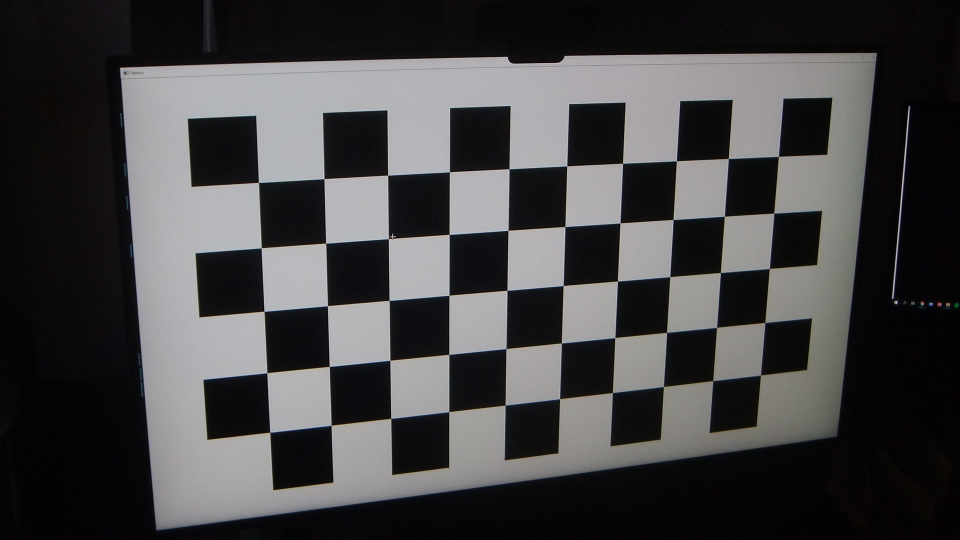
//> input picture Calibration/data/CalibrationLeft/DSCF0457_L.JPG, 1920 x 1080 px (shown at 1/2 size)
$ ./calibration   (built with g++ and OpenCV 4)
//> lines starting //> are read from the running program, lines starting //| are printed output that depends on the picture; after the words box and inside, x2 and y2 are one past the last pixel; in counts of white or black regions, pixels touching at a corner belong together; pictures that were not available may be replaced by others from this repository, and a replacement may not be noted
#include <opencv2/opencv.hpp>
#include <sstream>
#include <string>
#include <vector>
#include <iomanip> // For std::setfill and std::setw
#include <iostream>

static int displayCheckerBoardPattern() {
	// Setup OpenCV Windows, make them resizable
	cv::namedWindow("Left", cv::WINDOW_NORMAL);
	cv::namedWindow("Right", cv::WINDOW_NORMAL);

	const cv::Size patternSize(10, 5); // Number of internal corners per a chessboard row and column

	// Storage for detected corners for later calibration
	std::vector<std::vector<cv::Point2f>> allCornersLeft;
	std::vector<std::vector<cv::Point2f>> allCornersRight;
	// Store name of images where corners were not detected
	std::vector<std::string> failedImagesLeft;
	std::vector<std::string> failedImagesRight;

	for (int i = 457; i < 476; ++i) {

		// ----- Read in the left image ----
		std::ostringstream pathStreamL;
		pathStreamL << "data/CalibrationLeft/DSCF"
			<< std::setfill('0') << std::setw(4) << i
			<< "_L.JPG";
		std::string fnameL = pathStreamL.str(); // Converts the stream to a string

		cv::Mat imageL = cv::imread(fnameL);
//> imageL is the input picture: 1080 rows x 1920 cols, CV_8UC3; mean B, G, R 69.3, 68, 68.8
		if (imageL.empty()) {
			std::cerr << "Could not open or find the image: " << fnameL << std::endl;
			continue;
		}


		// ----- Read right image ----
		std::ostringstream pathStreamR;
		pathStreamR << "data/CalibrationRight/DSCF"
			<< std::setfill('0') << std::setw(4) << i
			<< "_R.JPG";
		std::string fnameR = pathStreamR.str(); // Converts the stream to a string

		cv::Mat imageR = cv::imread(fnameR);
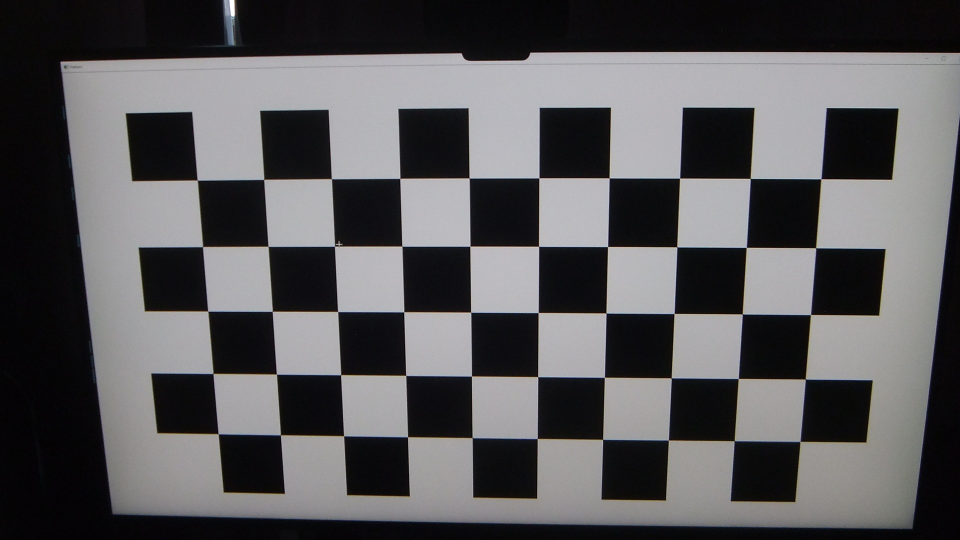
//> input picture Calibration/data/CalibrationLeft/DSCF0456_L.JPG, 1920 x 1080 px, given in place of DSCF0457_R.JPG, which was not available (shown at 1/2 size)
//> imageR is the input picture: 1080 rows x 1920 cols, CV_8UC3; mean B, G, R 89.7, 87.9, 88.8
		if (imageR.empty()) {
			std::cerr << "Could not open or find the image: " << fnameR << std::endl;
			continue;
		}

		// --- Detect Checkerboard in Left Image ---
		std::vector<cv::Point2f> cornersL;
		bool foundL = cv::findChessboardCorners(imageL, patternSize, cornersL);
//> cornersL = 50 Points (x, y), first 12: [517.2, 365.4], [648.4, 357.9], [775.5, 350.6], [899, 344], [1018.5, 338.1], [1133.8, 332.3], [1245.5, 326.9], [1353.3, 322.1], [1456.9, 317.3], [1557.1, 313], [522.6, 496.3], [651.6, 486.6]; foundL = true

		if (foundL) {
			// Optional: refine corners
			/*cv::Mat grayL;
			cv::cvtColor(imageL, grayL, cv::COLOR_BGR2GRAY);
			cv::cornerSubPix(
				grayL, cornersL, cv::Size(11, 11), cv::Size(-1, -1),
				cv::TermCriteria(cv::TermCriteria::EPS + cv::TermCriteria::COUNT, 30, 0.001)
			);*/
			// Draw detected corners
			cv::drawChessboardCorners(imageL, patternSize, cornersL, foundL);
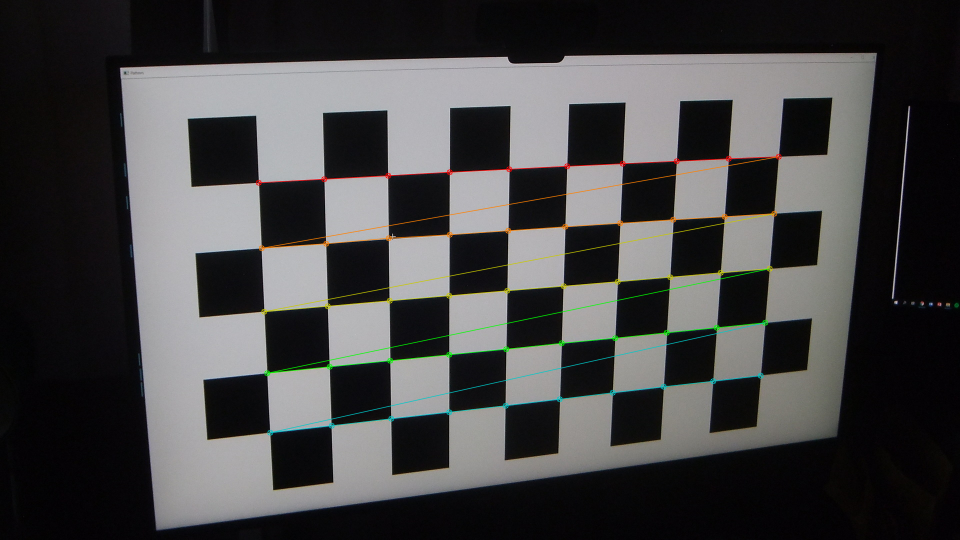
//> imageL: 1080 rows x 1920 cols, CV_8UC3 (shown at 1/2 size); 1.51% of pixels changed, all inside (x1, y1, x2, y2) = (511, 307, 1564, 872)
			allCornersLeft.push_back(cornersL);
//> allCornersLeft = 1 point lists
		}
		else {
			std::cerr << "Checkerboard not found in left image: " << fnameL << std::endl;
			failedImagesLeft.push_back(fnameL);
			continue;
		}

		// ----- Detect Checkerboard corners in Right Image ----
		std::vector<cv::Point2f> cornersR;
		bool foundR = cv::findChessboardCorners(imageR, patternSize, cornersR);
//> cornersR = 50 Points (x, y), first 12: [394.6, 360.7], [527.8, 359.6], [663, 357.8], [799.8, 357.3], [938.5, 356.5], [1078.1, 356.4], [1218.5, 356.2], [1359.5, 356.6], [1500.8, 357.3], [1642, 358], [405.1, 494.3], [536.3, 493]; foundR = true

		if (foundR) {
			// Refine the corner locations for calibration
			/*
			cv::Mat greyR;
			cv::cvtColor(imageR, greyR, cv::COLOR_BGR2GRAY);
			cv::cornerSubPix(greyR, cornersR, cv::Size(11, 11),
			cv::Size(-1, -1), cv::TermCriteria(cv::TermCriteria::EPS + cv::TermCriteria::COUNT, 30, 0.001));
			*/

			// Draw the corners on the image
			cv::drawChessboardCorners(imageR, patternSize, cornersR, foundR);
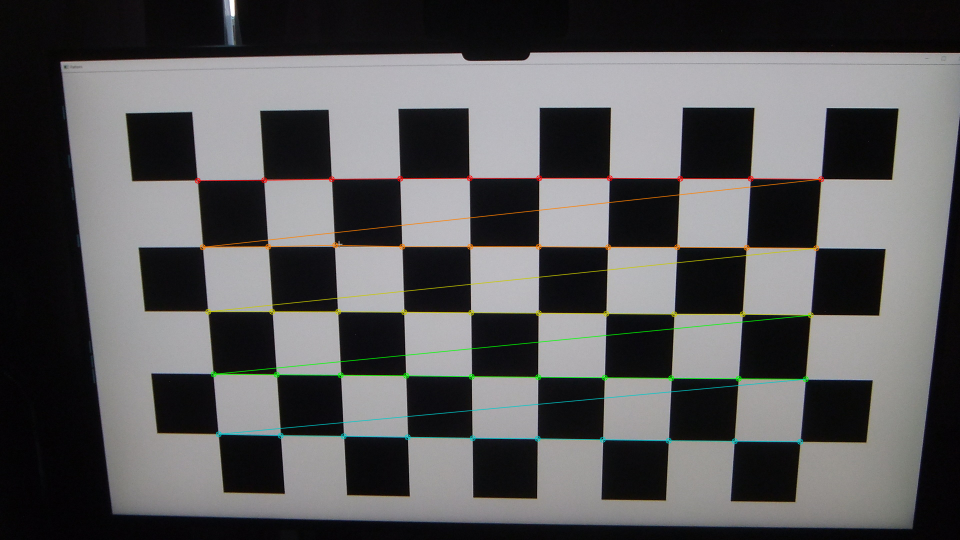
//> imageR: 1080 rows x 1920 cols, CV_8UC3 (shown at 1/2 size); 1.76% of pixels changed, all inside (x1, y1, x2, y2) = (389, 350, 1649, 890)

			allCornersRight.push_back(cornersR);
//> allCornersRight = 1 point lists
		}
		else {
			std::cerr << "Checkerboard not found in image: " << fnameR << std::endl;
			failedImagesRight.push_back(fnameR);
			continue;
		}

		// Display both images
		cv::imshow("Left", imageL);
		cv::imshow("Right", imageR);

		// Single wait for BOTH images
		int key = cv::waitKey(0);
//> the space key is pressed
		if (key == 27) { // ESC key pressed
			std::cout << "ESC pressed. Exiting early.\n";
			break;
		}
	}

	std::cout << "Finished displaying all calibration images.\n";
	std::cout << "Total images processed: " << allCornersLeft.size() + allCornersRight.size() << std::endl;
	if (allCornersLeft.size() != allCornersRight.size()) {
		std::cerr << "Warning: Number of detected corners in left and right images do not match!" << std::endl;

		std::cout << "Failed images (Left):\n";
		for (const auto& img : failedImagesLeft) {
			std::cout << img << std::endl;
		}
		std::cout << "Failed images (Right):\n";
		for (const auto& img : failedImagesRight) {
			std::cout << img << std::endl;
		}
	}

	return 0;
}

// [392 lines left out: functions undistortImage, calibrateBothSets, testStereoDifference, stereoCalibratePair, not called in this run]

#include <random> // For random number generation

// [135 lines left out: functions stereoRectifyAndDisplay, main, not called in this run]

// added to run one function of the file
int main() { displayCheckerBoardPattern(); }
